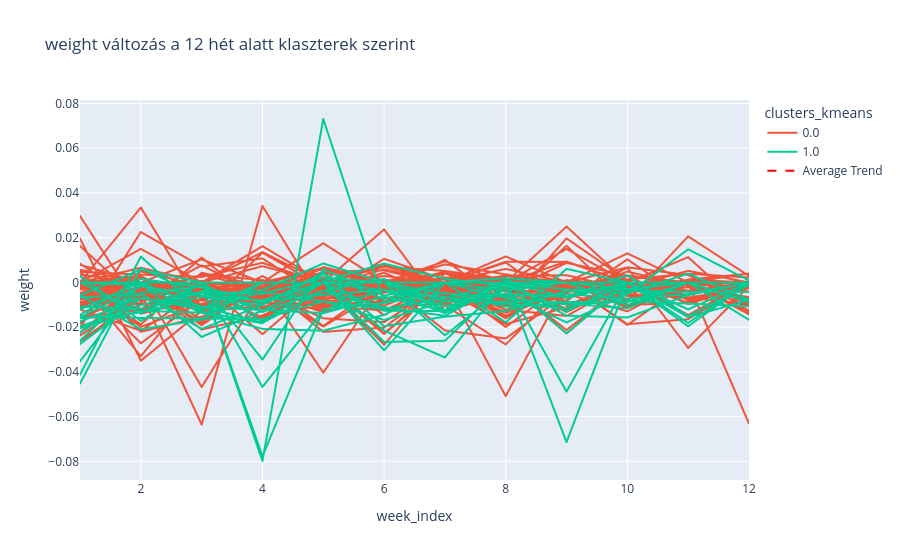

Here is the notebook cell this chart was saved with:
### Code cell
#A df_plot segítségével készítsünk egy ábrát, ami minden felhasználóra megmutatja a 12 héten keresztüli értékét és egy piros trend vonalat muatat, hogy a teljes adathalmazra mi volt az átlagos trend. Minden vonalat a neki megfelelő klaszter színnel színez.
fig = px.line(df_plot, x='week_index', y=column_name, color=clustering, line_group='patient_id', hover_data=['patient_id'], title=f'{column_name} változás a 12 hét alatt klaszterek szerint')
# Calculate the average trend line
avg_trend = df_plot.groupby('week_index')[column_name].mean().reset_index()

# Add the average trend line to the figure
fig.add_scatter(x=avg_trend['week_index'], y=avg_trend[column_name], mode='lines', line=dict(color='red', dash='dash'), name='Average Trend')
fig.show()
